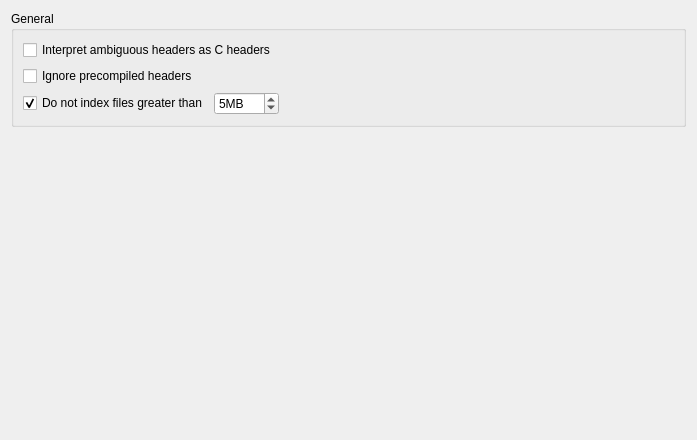
<?xml version="1.0" encoding="UTF-8"?>
<ui version="4.0">
 <class>CppEditor::Internal::CppCodeModelSettingsPage</class>
 <widget class="QWidget" name="CppEditor:Internal::CppCodeModelSettingsPage">
  <property name="geometry">
   <rect>
    <x>0</x>
    <y>0</y>
    <width>697</width>
    <height>440</height>
   </rect>
  </property>
  <property name="windowTitle">
   <string/>
  </property>
  <layout class="QVBoxLayout" name="verticalLayout_2">
   <item>
    <widget class="QGroupBox" name="anotherGroupBox">
     <property name="title">
      <string>General</string>
     </property>
     <layout class="QVBoxLayout" name="verticalLayout">
      <item>
       <widget class="QCheckBox" name="interpretAmbiguousHeadersAsCHeaders">
        <property name="text">
         <string>Interpret ambiguous headers as C headers</string>
        </property>
       </widget>
      </item>
      <item>
       <widget class="QCheckBox" name="ignorePCHCheckBox">
        <property name="toolTip">
         <string>&lt;html&gt;&lt;head/&gt;&lt;body&gt;&lt;p&gt;When precompiled headers are not ignored, the parsing for code completion and semantic highlighting will process the precompiled header before processing any file.&lt;/p&gt;&lt;/body&gt;&lt;/html&gt;</string>
        </property>
        <property name="text">
         <string>Ignore precompiled headers</string>
        </property>
       </widget>
      </item>
      <item>
       <layout class="QHBoxLayout" name="horizontalLayout">
        <item>
         <widget class="QCheckBox" name="skipIndexingBigFilesCheckBox">
          <property name="text">
           <string>Do not index files greater than</string>
          </property>
          <property name="checked">
           <bool>true</bool>
          </property>
         </widget>
        </item>
        <item>
         <widget class="QSpinBox" name="bigFilesLimitSpinBox">
          <property name="suffix">
           <string>MB</string>
          </property>
          <property name="minimum">
           <number>1</number>
          </property>
          <property name="maximum">
           <number>500</number>
          </property>
          <property name="value">
           <number>5</number>
          </property>
         </widget>
        </item>
        <item>
         <spacer name="horizontalSpacer">
          <property name="orientation">
           <enum>Qt::Horizontal</enum>
          </property>
          <property name="sizeHint" stdset="0">
           <size>
            <width>40</width>
            <height>20</height>
           </size>
          </property>
         </spacer>
        </item>
       </layout>
      </item>
      <item>
       <layout class="QHBoxLayout" name="horizontalLayout_3"/>
      </item>
     </layout>
    </widget>
   </item>
   <item>
    <spacer name="verticalSpacer">
     <property name="orientation">
      <enum>Qt::Vertical</enum>
     </property>
     <property name="sizeHint" stdset="0">
      <size>
       <width>20</width>
       <height>40</height>
      </size>
     </property>
    </spacer>
   </item>
  </layout>
 </widget>
 <resources/>
 <connections/>
</ui>
